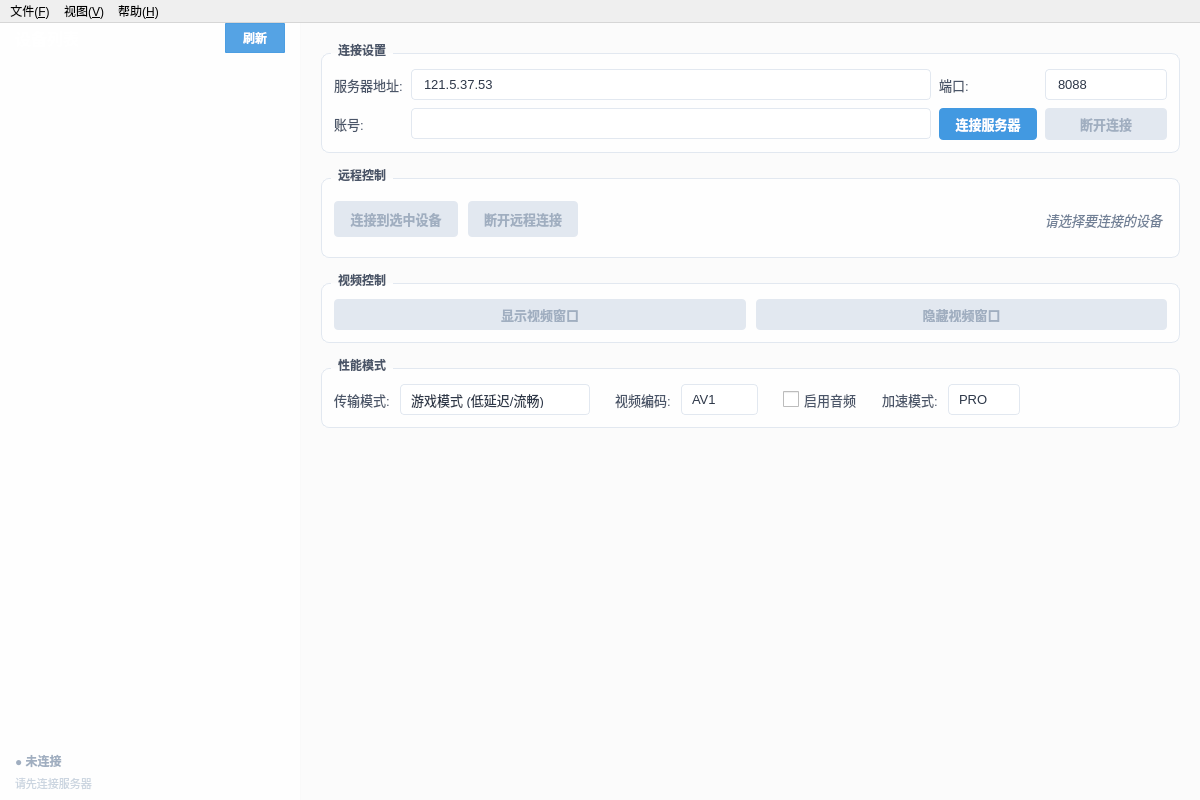
<?xml version="1.0" encoding="UTF-8"?>
<ui version="4.0">
 <class>MainWindow</class>
 <widget class="QMainWindow" name="MainWindow">
  <property name="geometry">
   <rect>
    <x>0</x>
    <y>0</y>
    <width>1200</width>
    <height>800</height>
   </rect>
  </property>
  <property name="windowTitle">
   <string>WebRTC远程桌面</string>
  </property>
  <property name="styleSheet">
   <string notr="true">QMainWindow {
    font-family: &quot;Microsoft YaHei UI&quot;, &quot;Segoe UI&quot;, sans-serif;
}
QLabel {
    background: transparent;
}
QGroupBox {
    background: rgba(255,255,255,0.85);
    border: 1px solid #E2E8F0;
    border-radius: 8px;
    margin-top: 10px;
    font-weight: bold;
}
QGroupBox::title {
    subcontrol-origin: margin;
    left: 10px;
    padding: 0 5px 0 5px;
    color: #4A5568;
}</string>
  </property>
  <widget class="QWidget" name="centralwidget">
   <property name="styleSheet">
    <string notr="true">QWidget#centralwidget {
    background-color: rgba(255,255,255,0.65);
}</string>
   </property>
   <layout class="QHBoxLayout" name="horizontalLayout">
    <property name="spacing">
     <number>0</number>
    </property>
    <property name="leftMargin">
     <number>0</number>
    </property>
    <property name="topMargin">
     <number>0</number>
    </property>
    <property name="rightMargin">
     <number>0</number>
    </property>
    <property name="bottomMargin">
     <number>0</number>
    </property>
    <item>
     <widget class="QSplitter" name="mainSplitter">
      <property name="styleSheet">
       <string notr="true"/>
      </property>
      <property name="orientation">
       <enum>Qt::Orientation::Horizontal</enum>
      </property>
      <property name="handleWidth">
       <number>1</number>
      </property>
      <property name="childrenCollapsible">
       <bool>false</bool>
      </property>
      <widget class="QWidget" name="leftPanel">
       <property name="minimumSize">
        <size>
         <width>300</width>
         <height>0</height>
        </size>
       </property>
       <property name="maximumSize">
        <size>
         <width>350</width>
         <height>16777215</height>
        </size>
       </property>
       <property name="styleSheet">
        <string notr="true">QWidget#leftPanel {
    background: rgba(255,255,255,0.85);
    border: none;
}</string>
       </property>
       <layout class="QVBoxLayout" name="verticalLayout_2">
        <property name="spacing">
         <number>0</number>
        </property>
        <property name="leftMargin">
         <number>0</number>
        </property>
        <property name="topMargin">
         <number>0</number>
        </property>
        <property name="rightMargin">
         <number>0</number>
        </property>
        <property name="bottomMargin">
         <number>0</number>
        </property>
        <item>
         <layout class="QHBoxLayout" name="horizontalLayout_3">
          <property name="spacing">
           <number>10</number>
          </property>
          <property name="leftMargin">
           <number>15</number>
          </property>
          <property name="topMargin">
           <number>0</number>
          </property>
          <property name="rightMargin">
           <number>15</number>
          </property>
          <property name="bottomMargin">
           <number>0</number>
          </property>
          <item>
           <widget class="QLabel" name="deviceListLabel">
            <property name="styleSheet">
             <string notr="true">font-size: 16px; 
font-weight: bold; 
color: white;
background: transparent;</string>
            </property>
            <property name="text">
             <string>设备列表</string>
            </property>
           </widget>
          </item>
          <item>
           <spacer name="horizontalSpacer">
            <property name="orientation">
             <enum>Qt::Orientation::Horizontal</enum>
            </property>
            <property name="sizeHint" stdset="0">
             <size>
              <width>40</width>
              <height>20</height>
             </size>
            </property>
           </spacer>
          </item>
          <item>
           <widget class="QPushButton" name="refreshDeviceButton">
            <property name="minimumSize">
             <size>
              <width>60</width>
              <height>30</height>
             </size>
            </property>
            <property name="styleSheet">
             <string notr="true">QPushButton {
    background-color: rgba(66,153,225,0.9);  /* 改为蓝色背景 */
    color: white;
    border: 1px solid rgba(66,153,225,0.9);
    border-radius: 1px;
    padding: 4px 8px;
    font-size: 12px;
    font-weight: 500;
}
QPushButton:hover {
    background-color: rgba(66,153,225,0.9);
}
QPushButton:pressed {
    background-color: rgba(49,130,206,0.9);
}</string>
            </property>
            <property name="text">
             <string>刷新</string>
            </property>
           </widget>
          </item>
         </layout>
        </item>
        <item>
         <widget class="QListWidget" name="deviceListWidget">
          <property name="styleSheet">
           <string notr="true">QListWidget {
    background-color: rgba(255,255,255,0);
    border: none;
    font-size: 14px;
    color: #2D3748;
    outline: none;
}
QListWidget::item {
    padding: 12px 15px;
    border-bottom: 1px solid #F1F5F9;
}
QListWidget::item:hover {
    background-color: rgba(248,250,252,0.8);
}
QListWidget::item:selected {
    background-color: rgba(235,248,255,0.9);
    color: #2B6CB0;
}
QListWidget::item:selected:hover {
    background-color: rgba(225,240,255,0.9);
}</string>
          </property>
          <property name="selectionMode">
           <enum>QAbstractItemView::SelectionMode::SingleSelection</enum>
          </property>
         </widget>
        </item>
        <item>
         <layout class="QVBoxLayout" name="verticalLayout_5">
          <property name="spacing">
           <number>5</number>
          </property>
          <property name="leftMargin">
           <number>15</number>
          </property>
          <property name="topMargin">
           <number>8</number>
          </property>
          <property name="rightMargin">
           <number>15</number>
          </property>
          <property name="bottomMargin">
           <number>8</number>
          </property>
          <item>
           <widget class="QLabel" name="connectionStatusLabel">
            <property name="styleSheet">
             <string notr="true">font-size: 12px; 
color: #A0AEC0; 
font-weight: 500;
background: transparent;</string>
            </property>
            <property name="text">
             <string>● 未连接</string>
            </property>
           </widget>
          </item>
          <item>
           <widget class="QLabel" name="accountInfoLabel">
            <property name="styleSheet">
             <string notr="true">font-size: 11px; 
color: #CBD5E0;
background: transparent;</string>
            </property>
            <property name="text">
             <string>请先连接服务器</string>
            </property>
           </widget>
          </item>
         </layout>
        </item>
       </layout>
      </widget>
      <widget class="QWidget" name="rightPanel">
       <property name="styleSheet">
        <string notr="true">QWidget#rightPanel {
    background: rgba(255,255,255,0.3);
}</string>
       </property>
       <layout class="QVBoxLayout" name="verticalLayout">
        <property name="spacing">
         <number>15</number>
        </property>
        <property name="leftMargin">
         <number>20</number>
        </property>
        <property name="topMargin">
         <number>20</number>
        </property>
        <property name="rightMargin">
         <number>20</number>
        </property>
        <property name="bottomMargin">
         <number>20</number>
        </property>
        <item>
         <widget class="QGroupBox" name="connectionGroup">
          <property name="minimumSize">
           <size>
            <width>0</width>
            <height>110</height>
           </size>
          </property>
          <property name="maximumSize">
           <size>
            <width>16777215</width>
            <height>110</height>
           </size>
          </property>
          <property name="title">
           <string>连接设置</string>
          </property>
          <layout class="QGridLayout" name="gridLayout">
           <property name="leftMargin">
            <number>12</number>
           </property>
           <property name="topMargin">
            <number>15</number>
           </property>
           <property name="rightMargin">
            <number>12</number>
           </property>
           <property name="bottomMargin">
            <number>12</number>
           </property>
           <property name="spacing">
            <number>8</number>
           </property>
           <item row="0" column="0">
            <widget class="QLabel" name="serverAddressLabel">
             <property name="styleSheet">
              <string notr="true">font-size: 13px; color: #4A5568;</string>
             </property>
             <property name="text">
              <string>服务器地址:</string>
             </property>
            </widget>
           </item>
           <item row="0" column="1">
            <widget class="QLineEdit" name="serverAddressEdit">
             <property name="styleSheet">
              <string notr="true">QLineEdit {
    background-color: rgba(255,255,255,0.85);
    border: 1px solid #E2E8F0;
    border-radius: 4px;
    padding: 6px 10px;
    font-size: 13px;
    color: #2D3748;
}
QLineEdit:focus {
    border-color: #4299E1;
}
QLineEdit:hover {
    border-color: #CBD5E0;
}</string>
             </property>
             <property name="text">
              <string>121.5.37.53</string>
             </property>
             <property name="placeholderText">
              <string>输入服务器地址</string>
             </property>
            </widget>
           </item>
           <item row="0" column="2">
            <widget class="QLabel" name="portLabel">
             <property name="styleSheet">
              <string notr="true">font-size: 13px; color: #4A5568;</string>
             </property>
             <property name="text">
              <string>端口:</string>
             </property>
            </widget>
           </item>
           <item row="0" column="3">
            <widget class="QLineEdit" name="portEdit">
             <property name="styleSheet">
              <string notr="true">QLineEdit {
    background-color: rgba(255,255,255,0.85);
    border: 1px solid #E2E8F0;
    border-radius: 4px;
    padding: 6px 10px;
    font-size: 13px;
    color: #2D3748;
    min-width: 80px;
    max-width: 100px;
}
QLineEdit:focus {
    border-color: #4299E1;
}
QLineEdit:hover {
    border-color: #CBD5E0;
}</string>
             </property>
             <property name="text">
              <string>8088</string>
             </property>
             <property name="maxLength">
              <number>5</number>
             </property>
             <property name="placeholderText">
              <string>端口号</string>
             </property>
            </widget>
           </item>
           <item row="1" column="0">
            <widget class="QLabel" name="accountLabel">
             <property name="styleSheet">
              <string notr="true">font-size: 13px; color: #4A5568;</string>
             </property>
             <property name="text">
              <string>账号:</string>
             </property>
            </widget>
           </item>
           <item row="1" column="1">
            <widget class="QComboBox" name="accountComboBox">
             <property name="styleSheet">
              <string notr="true">QComboBox {
    background-color: rgba(255,255,255,0.85);
    border: 1px solid #E2E8F0;
    border-radius: 4px;
    padding: 6px 10px;
    font-size: 13px;
    color: #2D3748;
}
QComboBox:focus {
    border-color: #4299E1;
}
QComboBox:hover {
    border-color: #CBD5E0;
}
QComboBox::drop-down {
    border: none;
    width: 20px;
}
QComboBox::down-arrow {
    width: 12px;
    height: 12px;
    border: none;
    image: none;
    background: transparent;
}</string>
             </property>
             <property name="editable">
              <bool>false</bool>
             </property>
            </widget>
           </item>
           <item row="1" column="2">
            <widget class="QPushButton" name="connectButton">
             <property name="styleSheet">
              <string notr="true">QPushButton {
    background-color: #4299E1;
    color: white;
    border: none;
    border-radius: 4px;
    padding: 8px 16px;
    font-size: 13px;
    font-weight: 600;
}
QPushButton:hover {
    background-color: #3182CE;
}
QPushButton:pressed {
    background-color: #2B6CB0;
}
QPushButton:disabled {
    background-color: #E2E8F0;
    color: #A0AEC0;
}</string>
             </property>
             <property name="text">
              <string>连接服务器</string>
             </property>
            </widget>
           </item>
           <item row="1" column="3">
            <widget class="QPushButton" name="disconnectButton">
             <property name="enabled">
              <bool>false</bool>
             </property>
             <property name="styleSheet">
              <string notr="true">QPushButton {
    background-color: #F56565;
    color: white;
    border: none;
    border-radius: 4px;
    padding: 8px 16px;
    font-size: 13px;
    font-weight: 600;
}
QPushButton:hover {
    background-color: #E53E3E;
}
QPushButton:pressed {
    background-color: #C53030;
}
QPushButton:disabled {
    background-color: #E2E8F0;
    color: #A0AEC0;
}</string>
             </property>
             <property name="text">
              <string>断开连接</string>
             </property>
            </widget>
           </item>
          </layout>
         </widget>
        </item>
        <item>
         <widget class="QGroupBox" name="remoteControlGroup">
          <property name="minimumSize">
           <size>
            <width>0</width>
            <height>90</height>
           </size>
          </property>
          <property name="maximumSize">
           <size>
            <width>16777215</width>
            <height>90</height>
           </size>
          </property>
          <property name="title">
           <string>远程控制</string>
          </property>
          <layout class="QHBoxLayout" name="horizontalLayout_4">
           <property name="spacing">
            <number>10</number>
           </property>
           <property name="leftMargin">
            <number>12</number>
           </property>
           <property name="topMargin">
            <number>15</number>
           </property>
           <property name="rightMargin">
            <number>12</number>
           </property>
           <property name="bottomMargin">
            <number>12</number>
           </property>
           <item>
            <widget class="QPushButton" name="sendRequestButton">
             <property name="enabled">
              <bool>false</bool>
             </property>
             <property name="styleSheet">
              <string notr="true">QPushButton {
    background-color: #48BB78;
    color: white;
    border: none;
    border-radius: 4px;
    padding: 8px 16px;
    font-size: 13px;
    font-weight: 600;
}
QPushButton:hover {
    background-color: #38A169;
}
QPushButton:pressed {
    background-color: #2F855A;
}
QPushButton:disabled {
    background-color: #E2E8F0;
    color: #A0AEC0;
}</string>
             </property>
             <property name="text">
              <string>连接到选中设备</string>
             </property>
            </widget>
           </item>
           <item>
            <widget class="QPushButton" name="disconnectRemoteButton">
             <property name="enabled">
              <bool>false</bool>
             </property>
             <property name="styleSheet">
              <string notr="true">QPushButton {
    background-color: #ED8936;
    color: white;
    border: none;
    border-radius: 4px;
    padding: 8px 16px;
    font-size: 13px;
    font-weight: 600;
}
QPushButton:hover {
    background-color: #DD6B20;
}
QPushButton:pressed {
    background-color: #C05621;
}
QPushButton:disabled {
    background-color: #E2E8F0;
    color: #A0AEC0;
}</string>
             </property>
             <property name="text">
              <string>断开远程连接</string>
             </property>
            </widget>
           </item>
           <item>
            <spacer name="horizontalSpacer_2">
             <property name="orientation">
              <enum>Qt::Orientation::Horizontal</enum>
             </property>
             <property name="sizeHint" stdset="0">
              <size>
               <width>40</width>
               <height>20</height>
              </size>
             </property>
            </spacer>
           </item>
           <item>
            <widget class="QLabel" name="remoteStatusLabel">
             <property name="styleSheet">
              <string notr="true">font-size: 13px; color: #718096; font-style: italic;</string>
             </property>
             <property name="text">
              <string>请选择要连接的设备</string>
             </property>
            </widget>
           </item>
          </layout>
         </widget>
        </item>
        <item>
         <widget class="QGroupBox" name="videoControlGroup">
          <property name="minimumSize">
           <size>
            <width>0</width>
            <height>70</height>
           </size>
          </property>
          <property name="maximumSize">
           <size>
            <width>16777215</width>
            <height>70</height>
           </size>
          </property>
          <property name="title">
           <string>视频控制</string>
          </property>
          <layout class="QHBoxLayout" name="horizontalLayout_2">
           <property name="spacing">
            <number>10</number>
           </property>
           <property name="leftMargin">
            <number>12</number>
           </property>
           <property name="topMargin">
            <number>15</number>
           </property>
           <property name="rightMargin">
            <number>12</number>
           </property>
           <property name="bottomMargin">
            <number>12</number>
           </property>
           <item>
            <widget class="QPushButton" name="showVideoButton">
             <property name="enabled">
              <bool>false</bool>
             </property>
             <property name="styleSheet">
              <string notr="true">QPushButton {
    background-color: #4299E1;
    color: white;
    border: none;
    border-radius: 4px;
    padding: 8px 16px;
    font-size: 13px;
    font-weight: 600;
}
QPushButton:hover {
    background-color: #3182CE;
}
QPushButton:pressed {
    background-color: #2B6CB0;
}
QPushButton:disabled {
    background-color: #E2E8F0;
    color: #A0AEC0;
}</string>
             </property>
             <property name="text">
              <string>显示视频窗口</string>
             </property>
            </widget>
           </item>
           <item>
            <widget class="QPushButton" name="hideVideoButton">
             <property name="enabled">
              <bool>false</bool>
             </property>
             <property name="styleSheet">
              <string notr="true">QPushButton {
    background-color: #A0AEC0;
    color: white;
    border: none;
    border-radius: 4px;
    padding: 8px 16px;
    font-size: 13px;
    font-weight: 600;
}
QPushButton:hover {
    background-color: #718096;
}
QPushButton:pressed {
    background-color: #4A5568;
}
QPushButton:disabled {
    background-color: #E2E8F0;
    color: #A0AEC0;
}</string>
             </property>
             <property name="text">
              <string>隐藏视频窗口</string>
             </property>
            </widget>
           </item>
          </layout>
         </widget>
        </item>
        <item>
         <widget class="QGroupBox" name="performanceGroup">
          <property name="minimumSize">
           <size>
            <width>0</width>
            <height>70</height>
           </size>
          </property>
          <property name="maximumSize">
           <size>
            <width>16777215</width>
            <height>70</height>
           </size>
          </property>
          <property name="title">
           <string>性能模式</string>
          </property>
          <layout class="QHBoxLayout" name="horizontalLayout_perf">
           <property name="spacing">
            <number>10</number>
           </property>
           <property name="leftMargin">
            <number>12</number>
           </property>
           <property name="topMargin">
            <number>15</number>
           </property>
           <property name="rightMargin">
            <number>12</number>
           </property>
           <property name="bottomMargin">
            <number>12</number>
           </property>
           <item>
            <widget class="QLabel" name="modeLabel">
             <property name="styleSheet">
              <string notr="true">font-size: 13px; color: #4A5568;</string>
             </property>
             <property name="text">
              <string>传输模式:</string>
             </property>
            </widget>
           </item>
           <item>
            <widget class="QComboBox" name="modeComboBox">
             <property name="styleSheet">
              <string notr="true">QComboBox {
    background-color: rgba(255,255,255,0.85);
    border: 1px solid #E2E8F0;
    border-radius: 4px;
    padding: 6px 10px;
    font-size: 13px;
    color: #2D3748;
}
QComboBox:focus {
    border-color: #4299E1;
}
QComboBox:hover {
    border-color: #CBD5E0;
}
QComboBox::drop-down {
    border: none;
    width: 20px;
}
QComboBox::down-arrow {
    width: 12px;
    height: 12px;
    border: none;
    image: none;
    background: transparent;
}</string>
             </property>
             <item>
              <property name="text">
               <string>游戏模式 (低延迟/流畅)</string>
              </property>
             </item>
             <item>
              <property name="text">
               <string>办公模式 (画质优先/省流)</string>
              </property>
             </item>
            </widget>
           </item>
           <item>
            <spacer name="horizontalSpacer_gap">
             <property name="orientation">
              <enum>Qt::Orientation::Horizontal</enum>
             </property>
             <property name="sizeType">
              <enum>QSizePolicy::Policy::Fixed</enum>
             </property>
             <property name="sizeHint" stdset="0">
              <size>
               <width>15</width>
               <height>20</height>
              </size>
             </property>
            </spacer>
           </item>
           <item>
            <widget class="QLabel" name="codecLabel">
             <property name="styleSheet">
              <string notr="true">font-size: 13px; color: #4A5568;</string>
             </property>
             <property name="text">
              <string>视频编码:</string>
             </property>
            </widget>
           </item>
           <item>
            <widget class="QComboBox" name="codecComboBox">
             <property name="styleSheet">
              <string notr="true">QComboBox {
    background-color: rgba(255,255,255,0.85);
    border: 1px solid #E2E8F0;
    border-radius: 4px;
    padding: 6px 10px;
    font-size: 13px;
    color: #2D3748;
}
QComboBox:focus {
    border-color: #4299E1;
}
QComboBox:hover {
    border-color: #CBD5E0;
}
QComboBox::drop-down {
    border: none;
    width: 20px;
}
QComboBox::down-arrow {
    width: 12px;
    height: 12px;
    border: none;
    image: none;
    background: transparent;
}</string>
             </property>
             <property name="currentIndex">
              <number>4</number>
             </property>
             <item>
              <property name="text">
               <string>VP8</string>
              </property>
             </item>
             <item>
              <property name="text">
               <string>VP9</string>
              </property>
             </item>
             <item>
              <property name="text">
               <string>H.264</string>
              </property>
             </item>
             <item>
              <property name="text">
               <string>H.265</string>
              </property>
             </item>
             <item>
              <property name="text">
               <string>AV1</string>
              </property>
             </item>
            </widget>
           </item>
           <item>
            <spacer name="horizontalSpacer_gap_2">
             <property name="orientation">
              <enum>Qt::Orientation::Horizontal</enum>
             </property>
             <property name="sizeType">
              <enum>QSizePolicy::Policy::Fixed</enum>
             </property>
             <property name="sizeHint" stdset="0">
              <size>
               <width>15</width>
               <height>20</height>
              </size>
             </property>
            </spacer>
           </item>
           <item>
            <widget class="QCheckBox" name="audioCheckBox">
             <property name="styleSheet">
              <string notr="true">QCheckBox {
    font-size: 13px;
    color: #4A5568;
    spacing: 5px;
}
QCheckBox::indicator {
    width: 16px;
    height: 16px;
}</string>
             </property>
             <property name="text">
              <string>启用音频</string>
             </property>
             <property name="checked">
              <bool>false</bool>
             </property>
            </widget>
           </item>
           <item>
            <spacer name="horizontalSpacer_gap_3">
             <property name="orientation">
              <enum>Qt::Orientation::Horizontal</enum>
             </property>
             <property name="sizeType">
              <enum>QSizePolicy::Policy::Fixed</enum>
             </property>
             <property name="sizeHint" stdset="0">
              <size>
               <width>15</width>
               <height>20</height>
              </size>
             </property>
            </spacer>
           </item>
           <item>
            <widget class="QLabel" name="accelerationLabel">
             <property name="styleSheet">
              <string notr="true">font-size: 13px; color: #4A5568;</string>
             </property>
             <property name="text">
              <string>加速模式:</string>
             </property>
            </widget>
           </item>
           <item>
            <widget class="QComboBox" name="accelerationComboBox">
             <property name="styleSheet">
              <string notr="true">QComboBox {
    background-color: rgba(255,255,255,0.85);
    border: 1px solid #E2E8F0;
    border-radius: 4px;
    padding: 6px 10px;
    font-size: 13px;
    color: #2D3748;
}
QComboBox:focus {
    border-color: #4299E1;
}
QComboBox:hover {
    border-color: #CBD5E0;
}
QComboBox::drop-down {
    border: none;
    width: 20px;
}
QComboBox::down-arrow {
    width: 12px;
    height: 12px;
    border: none;
    image: none;
    background: transparent;
}</string>
             </property>
             <property name="currentText">
              <string>PRO</string>
             </property>
             <property name="currentIndex">
              <number>2</number>
             </property>
             <item>
              <property name="text">
               <string>CPU</string>
              </property>
             </item>
             <item>
              <property name="text">
               <string>GPU</string>
              </property>
             </item>
             <item>
              <property name="text">
               <string>PRO</string>
              </property>
             </item>
            </widget>
           </item>
           <item>
            <spacer name="horizontalSpacer_perf">
             <property name="orientation">
              <enum>Qt::Orientation::Horizontal</enum>
             </property>
             <property name="sizeHint" stdset="0">
              <size>
               <width>40</width>
               <height>20</height>
              </size>
             </property>
            </spacer>
           </item>
          </layout>
         </widget>
        </item>
        <item>
         <spacer name="verticalSpacer_2">
          <property name="orientation">
           <enum>Qt::Orientation::Vertical</enum>
          </property>
          <property name="sizeHint" stdset="0">
           <size>
            <width>20</width>
            <height>40</height>
           </size>
          </property>
         </spacer>
        </item>
       </layout>
      </widget>
     </widget>
    </item>
   </layout>
  </widget>
  <widget class="QMenuBar" name="menubar">
   <property name="geometry">
    <rect>
     <x>0</x>
     <y>0</y>
     <width>1200</width>
     <height>21</height>
    </rect>
   </property>
   <widget class="QMenu" name="menu">
    <property name="title">
     <string>文件(&amp;F)</string>
    </property>
    <addaction name="actionSettings"/>
    <addaction name="separator"/>
    <addaction name="actionExit"/>
   </widget>
   <widget class="QMenu" name="menu_2">
    <property name="title">
     <string>视图(&amp;V)</string>
    </property>
    <addaction name="actionFullScreen"/>
   </widget>
   <widget class="QMenu" name="menu_3">
    <property name="title">
     <string>帮助(&amp;H)</string>
    </property>
    <addaction name="actionAbout"/>
   </widget>
   <addaction name="menu"/>
   <addaction name="menu_2"/>
   <addaction name="menu_3"/>
  </widget>
  <action name="actionSettings">
   <property name="text">
    <string>设置(&amp;S)</string>
   </property>
  </action>
  <action name="actionExit">
   <property name="text">
    <string>退出(&amp;X)</string>
   </property>
  </action>
  <action name="actionFullScreen">
   <property name="checkable">
    <bool>true</bool>
   </property>
   <property name="text">
    <string>视频窗口全屏(&amp;F)</string>
   </property>
  </action>
  <action name="actionAbout">
   <property name="text">
    <string>关于(&amp;A)</string>
   </property>
  </action>
 </widget>
 <resources/>
 <connections/>
</ui>
